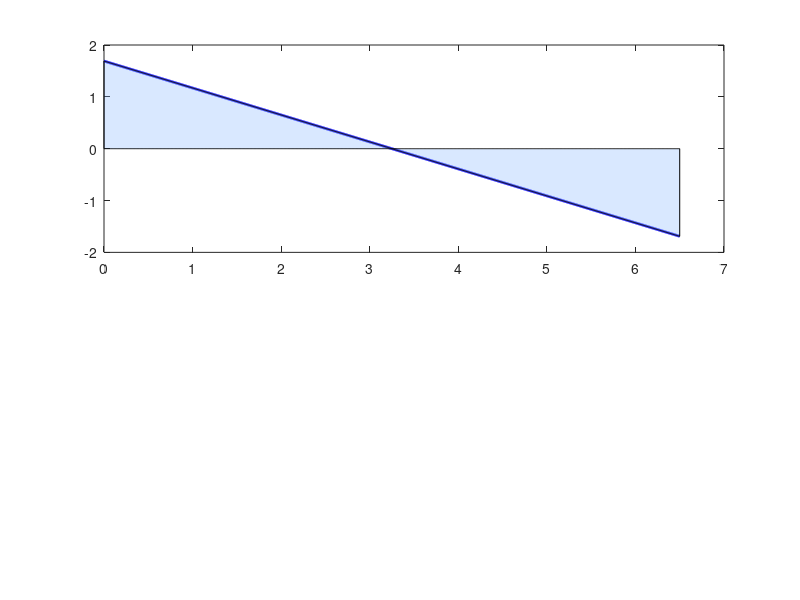

The MATLAB script that drew this image: (Note: this script raises an error after producing the figure.)
clc;
clear;
close all;

fprintf('====================================================\n');
fprintf(' ANÁLISE DE VIGA BIAPOIADA - MÉTODO DAS SEÇÕES\n');
fprintf('====================================================\n');

% 1. DADOS DA VIGA
L = 6.50;              % Comprimento da viga (m)
q = 0.52;              % Carga distribuída (kN/m)

% 2. REAÇÕES DE APOIO

% Carga total equivalente
P = q * L;

% Reações
RA = P/2;
RB = P/2;

fprintf('\nREAÇÕES DE APOIO:\n');
fprintf('RA = %.3f kN\n',RA);
fprintf('RB = %.3f kN\n',RB);

% 3. MÉTODO DAS SEÇÕES
% Vetor de posições ao longo da viga
x = linspace(0,L,1000);
% FORÇA CORTANTE
V = RA - q*x;
% MOMENTO FLETOR
M = RA*x - (q*x.^2)/2;
% 4. MOMENTO FLETOR MÁXIMO
[Mmax,indice] = max(M);

x_Mmax = x(indice);

fprintf('\nMOMENTO FLETOR MÁXIMO:\n');
fprintf('Mmax = %.3f kN.m\n',Mmax);
fprintf('Posição = %.3f m\n',x_Mmax);
% 5. MOMENTO DE INÉRCIA DA VIGA
% PERFIL TEÓRICO W460x52
% Dimensões aproximadas teóricas
bf = 0.152;      % largura da mesa (m)
tf = 0.0108;      % espessura da mesa (m)
tw = 0.0076;      % espessura da alma (m)
h  = 0.45;      % altura total (m)

% Altura útil da alma
hw = h - 2*tf;
% MOMENTO DE INÉRCIA DA ALMA

I_alma = (tw * hw^3)/12;
% MOMENTO DE INÉRCIA DAS MESAS
% (Teorema dos Eixos Paralelos)
d = (h/2) - (tf/2);

I_mesa = (bf*tf^3)/12 + (bf*tf)*(d^2);

% Duas mesas
I_total = I_alma + 2*I_mesa;

fprintf('\nMOMENTO DE INÉRCIA:\n');
fprintf('Ix = %.8f m^4\n',I_total);

% 6. TENSÃO NORMAL MÁXIMA

% Distância até fibra extrema
c = h/2;

% Converter kN.m para N.m
Mmax_Nm = Mmax * 1000;

sigma_max = (Mmax_Nm * c)/I_total;

fprintf('\nTENSÃO NORMAL MÁXIMA:\n');
fprintf('sigma_max = %.2f MPa\n',sigma_max/1e6);

% 7. DIAGRAMA DE FORÇA CORTANTE

figure('Name','Diagramas da Viga','Position',[100 100 900 700]);

subplot(2,1,1)

plot(x,V,'b','LineWidth',2);
hold on;

area(x,V,'FaceColor',[0.5 0.7 1], ...
         'FaceAlpha',0.3);

yline(0,'k','LineWidth',1);

grid on;

title('Diagrama de Força Cortante V(x)','FontSize',12);
xlabel('Posição x (m)','FontWeight','bold');
ylabel('V(x) [kN]','FontWeight','bold');

% 8. DIAGRAMA DE MOMENTO FLETOR

subplot(2,1,2)

plot(x,M,'r','LineWidth',2);
hold on;

area(x,M,'FaceColor',[1 0.5 0.5], ...
         'FaceAlpha',0.3);

plot(x_Mmax,Mmax,'ko','MarkerFaceColor','k');

text(x_Mmax,Mmax,...
    sprintf('  M_{max}=%.2f kN.m',Mmax),...
    'FontSize',10);

yline(0,'k','LineWidth',1);

grid on;

title('Diagrama de Momento Fletor M(x)','FontSize',12);
xlabel('Posição x (m)','FontWeight','bold');
ylabel('M(x) [kN.m]','FontWeight','bold');

% 9. DESENHO DA VIGA

figure('Name','Modelo da Viga','Position',[200 200 1000 250]);

hold on;
grid on;

% Viga
plot([0 L],[0 0],'Color',[0.4 0.4 0.4],'LineWidth',4);

% Apoios
plot(0,0,'g^','MarkerSize',12,'MarkerFaceColor','g');
plot(L,0,'g^','MarkerSize',12,'MarkerFaceColor','g');

% Carga distribuída
nsetas = 40;

xq = linspace(0,L,nsetas);

for i = 1:length(xq)

    quiver(xq(i),0.35,0,-0.25,...
        'b','LineWidth',1,...
        'MaxHeadSize',0.5);

end

% Texto da carga
text(L/2,0.45,...
    sprintf('q = %.2f kN/m',q),...
    'HorizontalAlignment','center',...
    'FontSize',12,...
    'Color','b');

% Reações
quiver(0,-0.35,0,0.25,...
    'r','LineWidth',2,...
    'MaxHeadSize',0.7);

quiver(L,-0.35,0,0.25,...
    'r','LineWidth',2,...
    'MaxHeadSize',0.7);

text(0,-0.45,...
    sprintf('RA = %.2f kN',RA),...
    'Color','r');

text(L-0.7,-0.45,...
    sprintf('RB = %.2f kN',RB),...
    'Color','r');

title('Viga Biapoiada com Carga Distribuída Uniforme');

xlabel('Comprimento da Viga (m)');

ylim([-0.7 0.7]);

axis equal;

hold off;

fprintf('\n====================================================\n');
fprintf(' PROCESSAMENTO CONCLUÍDO COM SUCESSO!\n');
fprintf('====================================================\n\n');
